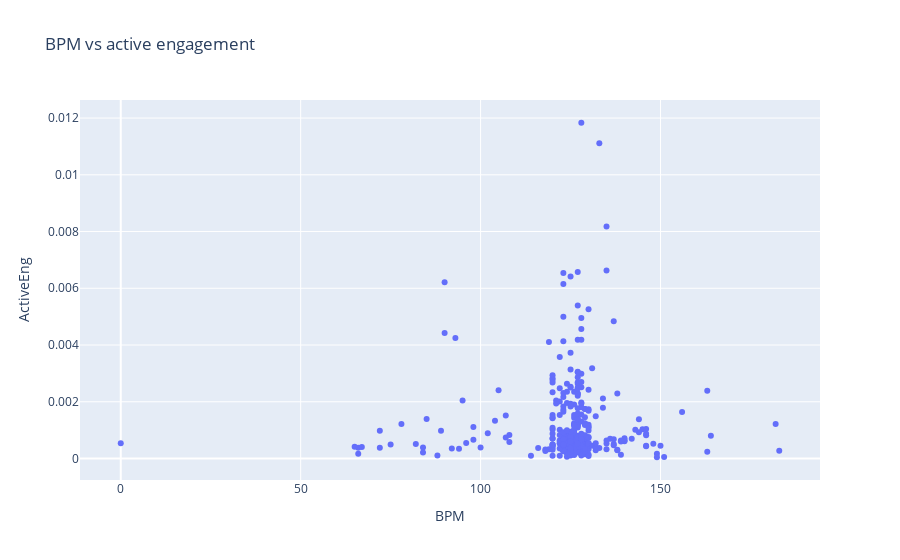

The code cell stored with this chart in its notebook:
### Code cell
px.scatter(tracks_foll, "BPM", "ActiveEng", title="BPM vs active engagement")

### Figure 1 — Plotly figure (JSON) as saved in the notebook; plotly's stock layout.template omitted (floating-point values rounded to 4 significant figures; data arrays with more than 128 entries replaced by an {"elided": "..."} marker saying what was removed)
{"data": [{"hovertemplate": "BPM=%{x}<br>ActiveEng=%{y}<extra></extra>", "legendgroup": "", "marker": {"color": "#636efa", "symbol": "circle"}, "mode": "markers", "name": "", "orientation": "v", "showlegend": false, "type": "scatter", "x": {"elided": "329 int values"}, "xaxis": "x", "y": {"elided": "329 float values"}, "yaxis": "y"}], "layout": {"legend": {"tracegroupgap": 0}, "title": {"text": "BPM vs active engagement"}, "xaxis": {"anchor": "y", "domain": [0, 1], "title": {"text": "BPM"}}, "yaxis": {"anchor": "x", "domain": [0, 1], "title": {"text": "ActiveEng"}}}}
